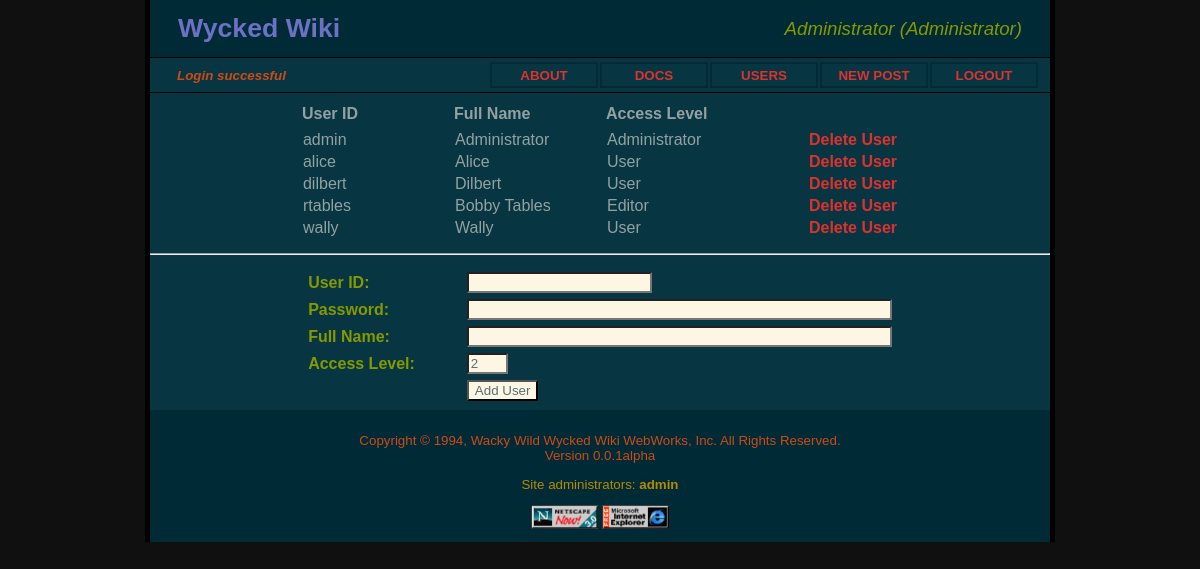
Page /users.php (signed in) on the committed database.
### tables this page shows
CREATE TABLE `pages` (
  `page_id` int(11) NOT NULL,
  `visible` int(11) DEFAULT '14',
  `title` varchar(30) NOT NULL,
  `file` varchar(50) DEFAULT NULL,
  `page` text,
  PRIMARY KEY (`page_id`)
);

CREATE TABLE `users` (
  `username` varchar(20) NOT NULL DEFAULT '',
  `password` varchar(50) DEFAULT NULL,
  `fullname` varchar(50) DEFAULT NULL,
  `access` int(11) DEFAULT NULL,
  PRIMARY KEY (`username`)
);

### config.php (called while the page is built, shortened)
<?php
$VERSION = "0.0.1alpha";
?>

### users.php (the view, shortened to what this page needs)
<?php
require_once("config.php");
if (!(isset($_SESSION) && isset($_SESSION["access"]) && ($_SESSION["access"] & 8))) {
    $_SESSION["status"] = "UNAUTHORIZED";
    header("Location: index.php");
}
else
{
?>
<!DOCTYPE html>
<html>
<head>
<link rel="stylesheet" href="style.css">
</head>
<body>
<?php
include("header.php");
?>
<div class="users">
<div class="displayusers">
<center>
<table>
<tr><th>User ID</th><th>Full Name</th><th>Access Level</th></tr>
<?php
$db = mysqli_connect($DB_HOSTNAME, $DB_USERNAME, $DB_PASSWORD, $DB_DATABASE);
$result = mysqli_query($db, "select * from users order by username");
while ($row = mysqli_fetch_assoc($result)) {
    printf("<tr><td>%s</td><td>%s</td>", $row["username"], $row["fullname"]);
    if ($row["access"] == 2) {
        printf("<td>User</td>");
    } elseif ($row["access"] == 4) {
        printf("<td>Editor</td>");
    } elseif ($row["access"] == 8) {
        printf("<td>Administrator</td>");
    } else {
        printf("<td></td>");
    }
    printf("<td><a href='users.php?action=delete&username=%s'>Delete User</a></td></tr>",
           $row["username"], $row["username"], $row["fullname"], $row["access"]);
}
?>
</table>
</center>
</div>
<hr>
<div class="adduser">
<form action="users.php" method="post" name="usersForm">
<center>
<table>
<tr><td>User ID:</td><td><input type="text" name="username" size="20"></td></tr>
<tr><td>Password:</td><td><input type="password" name="password" size="50"></td></tr>
<tr><td>Full Name:</td><td><input type="text" name="fullname" size="50"></td></tr>
<tr><td>Access Level:</td><td><input type="text" name="access" value="2" maxlength="2" size="2"></td></tr>
<tr><td></td><td><input type="submit" value="Add User"></td></tr>
</table>
</center>
</form>
</div>
</div>
<?php
include('footer.php');
?>
</body>
</html>
<?php
}
?>

### header.php (shortened to what this page needs)
<div class="headerdiv">
<table><tr>
<td><a href=".">Wycked Wiki</a></td>
<td class="userinfo">
<?php
if (isset($_SESSION) && isset($_SESSION["access"]) && isset($_SESSION["fullname"])) {
    $access = $_SESSION["access"];
    if ($access == 2) {
        $userinfo = $_SESSION["fullname"] . " (User)";
    } elseif ($access == 4) {
        $userinfo = $_SESSION["fullname"] . " (Editor)";
    } elseif ($access == 8) {
        $userinfo = $_SESSION["fullname"] . " (Administrator)";
    } else {
        $userinfo = "";
    }
} else {
    $access = 1;
    $userinfo = "";
}
echo $userinfo;
?>
</td>
</tr></table>
</div>
<div class="menudiv">
<table><tr>
<td class="status">
<?php
if (isset($_SESSION) && isset($_SESSION["status"])) {
    echo $_SESSION["status"];
}
?>
</td>
<?php
$db = mysqli_connect($DB_HOSTNAME, $DB_USERNAME, $DB_PASSWORD, $DB_DATABASE);
$result = mysqli_query($db, "select * from pages order by page_id");
while ($row = mysqli_fetch_assoc($result)) {
    if (($access & $row["visible"]) && (substr($row["title"], 0, 1) !== "_")) {
        if (is_null($row["file"])) {
            printf('<td class="menuitem"><a href="page.php?page=%s">%s</a></td>',
                   $row["title"],
                   strtoupper($row["title"]));
        } else {
            printf('<td class="menuitem"><a href="%s">%s</a></td>',
                   $row["file"],
                   strtoupper($row["title"]));
        }
    }
}
?>
</tr></table>
</div>

### footer.php (shortened to what this page needs)
<div class="footerdiv">
<p class="copyright">
Copyright &copy; 1994, Wacky Wild Wycked Wiki WebWorks, Inc.  All Rights Reserved.
<br>Version <?php echo $VERSION ?>
</p>
<p class="admins">
Site administrators:
<?php
$db = mysqli_connect($DB_HOSTNAME, $DB_USERNAME, $DB_PASSWORD, $DB_DATABASE);
$result = mysqli_query($db, "select username from users where access = 8 order by username");
$username_array = array();
while ($row = mysqli_fetch_assoc($result)) {
    $username_array[] = "<b>" . $row["username"] . "</b>";
}
printf(implode(", ", $username_array));
?>
</p>
<img src="images/netscape.png" height=24>
<img src="images/ielogo.png" height=24>
</div>

### style.css (style rules this page uses)
html { background: #101010; }
body { margin: 0 auto; background: #073642; font-family: Verdana, sans-serif; height: all; width: 900px; border-style: solid; border-width: 0px 5px 0px 5px; }
.headerdiv { background-color: #002B36; padding: 10px 25px 10px 25px; }
.headerdiv table { width: 100%; }
.headerdiv a { color: #6C71C4; font-size: 20pt; font-weight: bold; text-decoration: none }
.headerdiv td.userinfo { color: #859900; font-size: 14pt; font-style: italic; text-align: right; }
.menudiv { background-color: #073642; border-style: solid; border-width: 1px 0px 1px 0px; padding: 2px 10px 2px 10px; }
.menudiv a { color: #DC332F; font-size: 10pt; font-weight: bold; text-decoration: none; }
.menudiv td.status { color: #CB4B16; font-size: 10pt; font-style: italic; font-weight: bold; padding: 0px 15px 0px 15px; width: 100%; }
.menudiv td.menuitem { border-style: solid; border-color: #002B36; border-width: 2px 2px 2px 2px; padding: 2px 2px 2px 2px; text-align: center; min-width: 100px; }
.footerdiv { background-color: #002B36; font-size: 10pt; font-weight: normal; padding: 10px 25px 10px 25px; text-align: center; }
.copyright { color: #CB4B16; }
.admins { color: #B58900; }
.newposting button, input, textarea { background-color: #FDF6E3; color: #586E75; font-size: 10pt; font-weight: normal; }
.displayusers { color: #93A1A1; font-size: 12pt; padding: 5px 25px 5px 25px; }
.displayusers th { text-align: left; font-weight: bold; min-width: 150px; padding: 5px 0px 5px 0px; }
.displayusers a { color: #DC322F; font-weight: bold; padding: 5px 0px 5px 50px; text-decoration: none }
.adduser { color: #859900; font-size: 12pt; font-weight: bold; padding: 5px 25px 5px 25px; }
.adduser td { padding: 2px 25px 2px 25px; }

### rows in the picture
pages: title "ABOUT"
pages: title "DOCS"
pages: title "USERS"
pages: title "NEW POST"
pages: title "LOGOUT"
users: username "admin", fullname "Administrator", access "Administrator", value "Delete User"
users: username "alice", fullname "Alice", access "User", value "Delete User"
users: username "dilbert", fullname "Dilbert", access "User", value "Delete User"
users: username "rtables", fullname "Bobby Tables", access "Editor", value "Delete User"
users: username "wally", fullname "Wally", access "User", value "Delete User"

### other values in the picture
$userinfo "Administrator (Administrator)"
$_SESSION["status"] "Login successful"
$VERSION "0.0.1alpha"
